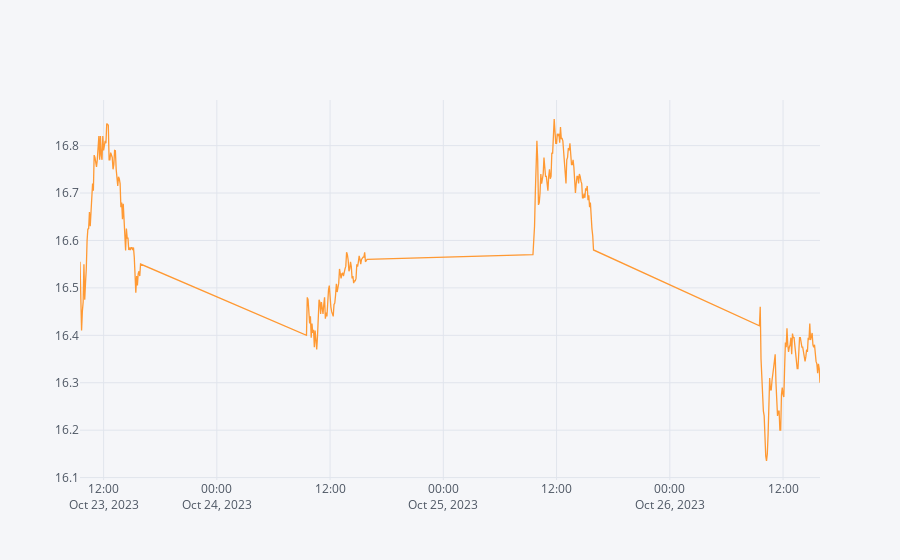

Notebook code cell kept with this figure:
### Code cell
import cufflinks as cf
from pandas_datareader import data
sto_date.Close.iplot()

### Figure 1 — Plotly figure (JSON) as saved in the notebook; plotly's stock layout.template omitted (floating-point values rounded to 4 significant figures; data arrays with more than 128 entries replaced by an {"elided": "..."} marker saying what was removed)
{"data": [{"line": {"color": "rgba(255, 153, 51, 1.0)", "dash": "solid", "shape": "linear", "width": 1.3}, "mode": "lines", "name": "Close", "text": "", "type": "scatter", "x": {"elided": "312 str values"}, "y": {"elided": "312 float values"}}], "layout": {"legend": {"bgcolor": "#F5F6F9", "font": {"color": "#4D5663"}}, "paper_bgcolor": "#F5F6F9", "plot_bgcolor": "#F5F6F9", "title": {"font": {"color": "#4D5663"}}, "xaxis": {"gridcolor": "#E1E5ED", "showgrid": true, "tickfont": {"color": "#4D5663"}, "title": {"font": {"color": "#4D5663"}, "text": ""}, "zerolinecolor": "#E1E5ED"}, "yaxis": {"gridcolor": "#E1E5ED", "showgrid": true, "tickfont": {"color": "#4D5663"}, "title": {"font": {"color": "#4D5663"}, "text": ""}, "zerolinecolor": "#E1E5ED"}}}
